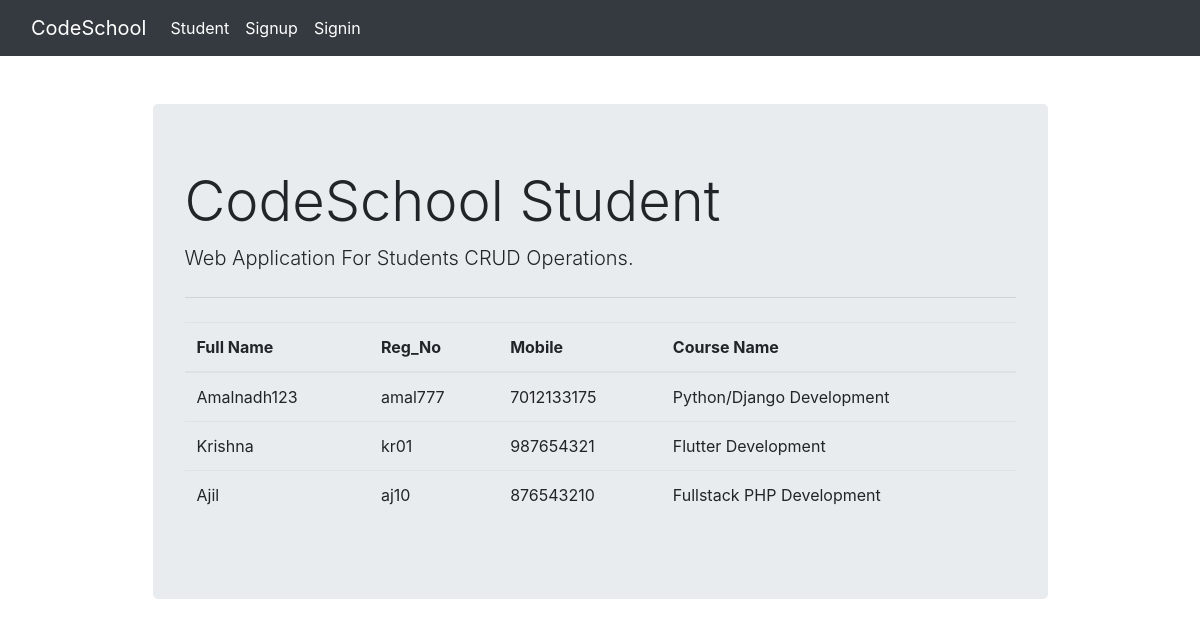
The page / on the database its author committed.
### student_crud/models.py (models this page shows, shortened)
class Student(models.Model):
    fullname=models.CharField(max_length=150)
    reg_no=models.CharField(max_length=10)
    mobile=models.CharField(max_length=10)
    email=models.EmailField()
    course_name=models.ForeignKey(Course,on_delete=models.CASCADE)

class Course(models.Model):
    course_name=models.CharField(max_length=100)
    def __str__(self):
        return self.course_name

### student_crud/views.py (the view)
# urls.py: path('',views.student,name='student'),
def student(request):
    student=Student.objects.all()
    context={
        'studentlist':student
    }
    return render(request,'student.html',context)

### templates/student.html
{% extends 'base.html' %}
{% block content %}
<table class="table">
    <thead class="">
        <tr>
            <th scope="col">Full Name</th>
            <th scope="col">Reg_No</th>
            <th scope="col">Mobile</th>
            <th scope="col">Course Name</th>
        </tr>
    </thead>
    <tbody>
        {% for student in studentlist %}
        <tr>
            <td>{{student.fullname}}</td>
            <td>{{student.reg_no}}</td>
            <td>{{student.mobile}}</td>
            <td>{{student.course_name}}</td>
        </tr>
        {% endfor %}
    </tbody>
</table>
    {% endblock %}

### templates/base.html (shortened to what this page needs)
<!DOCTYPE html>
<html lang="en">
<head>
    <link rel="stylesheet" href="https://cdn.jsdelivr.net/npm/bootstrap@4.6.2/dist/css/bootstrap.min.css">
    <link rel="stylesheet" href="https://cdnjs.cloudflare.com/ajax/libs/font-awesome/6.2.0/css/all.min.css">
</head>
<body>
    <nav class="navbar navbar-expand-lg navbar-dark bg-dark">
        <div class="container-fluid">
          <a class="navbar-brand" href="{% url 'student' %}">CodeSchool</a>
          <div class="collapse navbar-collapse" id="navbarSupportedContent">
            <ul class="navbar-nav me-auto mb-2 mb-lg-0">
              <li class="nav-item">
                <a class="nav-link active" aria-current="page" href="{% url 'student' %}">Student</a>
              </li>
                {% if user.is_authenticated %}
                <li class="nav-item">
                  <a class="nav-link active" aria-current="page" href="{% url 'student_form' %}">Registration</a>
                </li>
                <li class="nav-item">
                  <a class="nav-link active" aria-current="page">Hello {{user.username}}</a>
                </li>
                <li class="nav-item">
                  <a class="nav-link active" aria-current="page" href="{% url 'signout' %}">Signout</a>
                </li>
                {% else %}
                <li class="nav-item">
                  <a class="nav-link active" aria-current="page" href="{% url 'signup' %}">Signup</a>
                </li>
                <li class="nav-item">
                  <a class="nav-link active" aria-current="page" href="{% url 'signin' %}">Signin</a>
                </li>
                {% endif%}
            </ul>
          </div>
        </div>
      </nav>
      <div class="container">
        <div class="col-md-10 offset-md-1 mt-5">
            <div class="jumbotron">
                <h1 class="display-4">CodeSchool Student </h1>
                <p class="lead">Web Application For Students CRUD Operations.</p>
                <hr class="my-4">
                {% block content %}
                {% endblock %}
              </div>
        </div>
      </div>
</body>
</html>

### rows shown on the page
Student: fullname "Amalnadh123", reg_no "amal777", mobile "7012133175", course_name "Python/Django Development"
Student: fullname "Krishna", reg_no "kr01", mobile "987654321", course_name "Flutter Development"
Student: fullname "Ajil", reg_no "aj10", mobile "876543210", course_name "Fullstack PHP Development"
